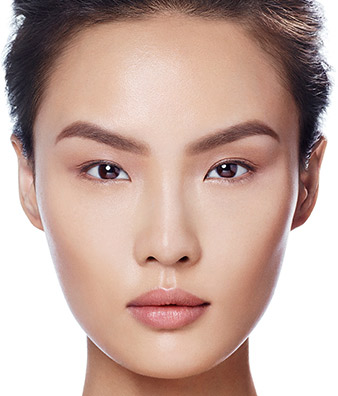
%> input picture Eye-Detection/validation/v05.jpg, 338 x 396 px
$ octave --eval "result = eye_detection(imread('validation/v05.jpg'));"   (GNU Octave 9; MATLAB toolbox functions it lacks are replaced by stand-ins)
%> lines starting %> are read from the running program, lines starting %| are printed output that depends on the picture; in (x1, y1, x2, y2) boxes, pixels count from 0 and x2, y2 are one past the last pixel; in counts of white or black regions, pixels touching at a corner belong together; the program's own positions count from 1
function [left_x, right_x, left_y, right_y] = eye_detection(img)
% INPUT: RGB image
% OUTPUT: x and y coordinates of left and right eye.

currentimg=img; %capture the image of interest
%> currentimg is the input picture: size 396x338x3 uint8; mean R, G, B 196.9, 169, 159.5

%Read the image
VidImage = currentimg;
height = size(VidImage,1);
%> height = 396
width = size(VidImage,2);
%> width = 338

out = VidImage;
bin = zeros(height,width);
%Convert the image from RGB to YCbCr
img_ycbcr = rgb2ycbcr(VidImage);
%> img_ycbcr: size 396x338x3 uint8; mean of channels 1, 2, 3 167.4, 119.7, 140.9
Cb = img_ycbcr(:,:,2);
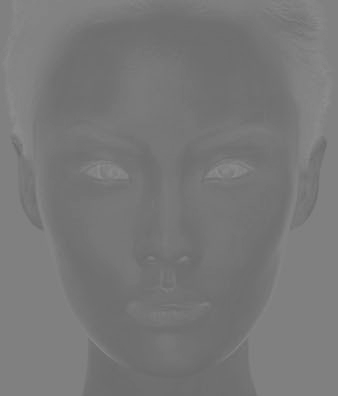
%> Cb: size 396x338 uint8; min 103, max 142, mean 119.7
Cr = img_ycbcr(:,:,3);
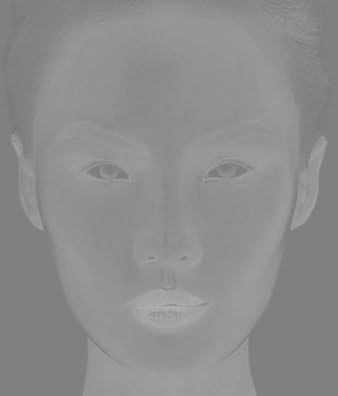
%> Cr: size 396x338 uint8; min 117, max 181, mean 140.9
%Detect Skin
[r,c,v] = find(Cb>=77 & Cb<=127 & Cr>=133 & Cr<=173);
%> r = 92371 values from 1 to 396; c = 92371 values from 11 to 328; v = 92371 logical values, 92371 true
numind = size(r,1);
%> numind = 92371
%Output Skin Pixels
for i=1:numind
    out(r(i),c(i),:) = [0 0 255];
    bin(r(i),c(i)) = 1;
end
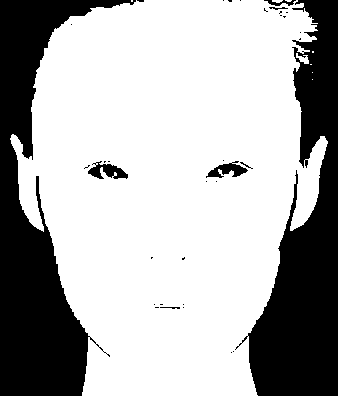
%> bin: size 396x338 double; values 0 (black) and 1 (white), 69% white; 35 black regions (27 under 20 px), largest, box (x1, y1, x2, y2) and area: (0, 0, 136, 396) 20840, (235, 0, 338, 396) 19670, (88, 161, 128, 179) 376
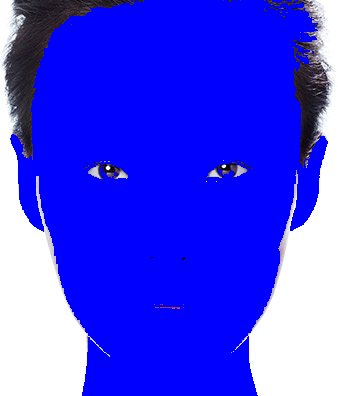
%> out: size 396x338x3 uint8; mean R, G, B 64.8, 64.3, 241
binaryImage=im2bw(bin,graythresh(bin));

%Eye Localization
l = binaryImage(1:round(end*0.5),:);
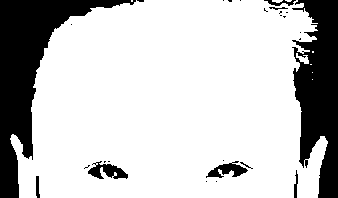
%> l: size 198x338 logical; 77.3% white; 27 black regions (18 under 20 px), largest, box (x1, y1, x2, y2) and area: (0, 0, 136, 198) 7854, (292, 0, 338, 198) 6272, (88, 161, 128, 179) 376
diff = size(l,1);
%> diff = 198
diff = diff * 0.4;
%> diff = 79.2
l = l(round(end*0.4):end,:);
%> l: size 120x338 logical; 81% white; 13 black regions (6 under 20 px), largest, box (x1, y1, x2, y2) and area: (293, 0, 338, 120) 3647, (0, 0, 36, 120) 3163, (88, 83, 128, 101) 376

%Crop the low intensity areas
for i = 1:size(l,2)/2
    if sum(l(:,i)) < 0.85*max(sum(l))
        l(:,i) = 255;
    end
end
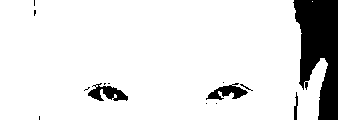
%> l: size 120x338 logical; 88.9% white; 14 black regions (9 under 20 px), largest, box (x1, y1, x2, y2) and area: (293, 0, 338, 120) 3647, (88, 83, 128, 101) 376, (206, 83, 248, 100) 345, (294, 92, 298, 120) 67, (240, 84, 253, 91) 20

for i = size(l,2):-1:size(l,2)/2
    if sum(l(:,i)) < 0.85*max(sum(l))
        l(:,i) = 255;
    end
end
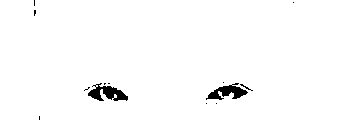
%> l: size 120x338 logical; 98.1% white; 13 black regions (10 under 20 px), largest, box (x1, y1, x2, y2) and area: (88, 83, 128, 101) 376, (206, 83, 248, 100) 345, (240, 84, 253, 91) 20

%invert the image
for i = 1:size(l,1)
    for j = 1:size(l,2)
        if l(i,j) > 0
            l(i,j) = 0;
        else
            l(i,j) = 1;
        end
    end
end

%Calculate intensity
col = sum(l);
%> col = 338 values, max 16 at index 99, min 0 at index 1, mean 2.3

row = sum(l');
%> row = 120 values, max 63 at index 93, min 0 at index 7, mean 6.47

[el, x] = max(row);
%> el = 63; x = 93
x = x+round(diff);
%> x = 172
f = 0;
y = [0 0];

for i = round(size(col,2)/2):-1:1
    if f == 0 && col(i) > 0
        y(1) = i;
        f = 1;
    end
    if f==1 && col(i) == 0
        y(2) = i;
        f = 2;
    end
end
%> after the loop, f = 2; y = [128 84]

y1 = (y(1)+y(2))/2;
%> y1 = 106
f = 0;
for i = round(size(col,2)/2):1:size(col,2)
    if f == 0 && col(i) > 0
        y(1) = i;
        f = 1;
    end
    if f == 1 && col(i) == 0
        y(2) = i;
        f = 2;
    end
end
%> after the loop, f = 2; y = [207 254]

y2 = (y(1)+y(2))/2;
%> y2 = 230.5

%Output the co-ordinates
left_x = y1;
%> left_x = 106
right_x = y2;
%> right_x = 230.5
left_y = x;
%> left_y = 172
right_y = x;
%> right_y = 172
%> `result = eye_detection(imread('validation/v05.jpg'));`: result = 106

end

$ run again, on Eye-Detection/validation/v10.jpg
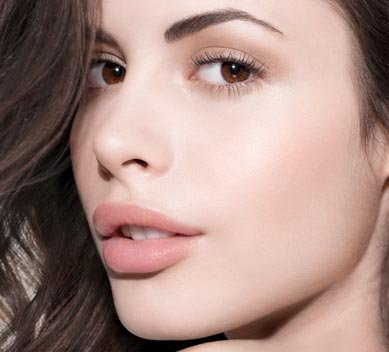
%> input picture Eye-Detection/validation/v10.jpg, 389 x 352 px
%> in eye_detection, currentimg is the input picture: size 352x389x3 uint8; mean R, G, B 168.3, 139.3, 131.8
%> img_ycbcr: size 352x389x3 uint8; mean of channels 1, 2, 3 142.3, 120.4, 141.3
%> r = 127673 values from 1 to 352; c = 127673 values from 1 to 389; v = 127673 logical values, 127673 true
%> numind = 127673
%> after the loop in eye_detection, `for i=1:numind`:
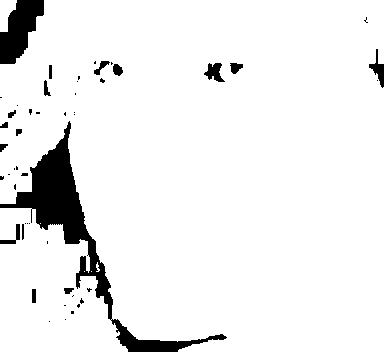
%> bin: size 352x389 double; values 0 (black) and 1 (white), 93.2% white; 50 black regions (33 under 20 px), largest, box (x1, y1, x2, y2) and area: (0, 121, 227, 352) 6153, (0, 0, 44, 64) 1694, (204, 63, 225, 82) 224
%> after the loop in eye_detection, `for i = size(l,2):-1:size(l,2)/2`:
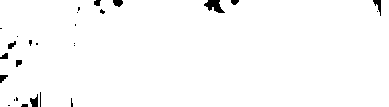
%> l: size 107x389 logical; 98.4% white; 27 black regions (17 under 20 px), largest, box (x1, y1, x2, y2) and area: (204, 0, 225, 13) 155, (30, 94, 38, 107) 66, (373, 0, 381, 16) 59
%> col = 389 values, max 16 at index 381, min 0 at index 29, mean 1.68
%> row = 107 values, max 44 at index 2, min 0 at index 17, mean 6.09
%> in eye_detection, `[el, x] = max(row);`: el = 44; x = 2
%> in eye_detection, `x = x+round(diff);`: x = 72
%> after the loop in eye_detection, `for i = round(size(col,2)/2):-1:1`: f = 2; y = [123 113]
%> y1 = 118
%> after the loop in eye_detection, `for i = round(size(col,2)/2):1:size(col,2)`: y = [205 226]
%> y2 = 215.5
%> left_x = 118
%> right_x = 215.5
%> left_y = 72
%> result = 118
